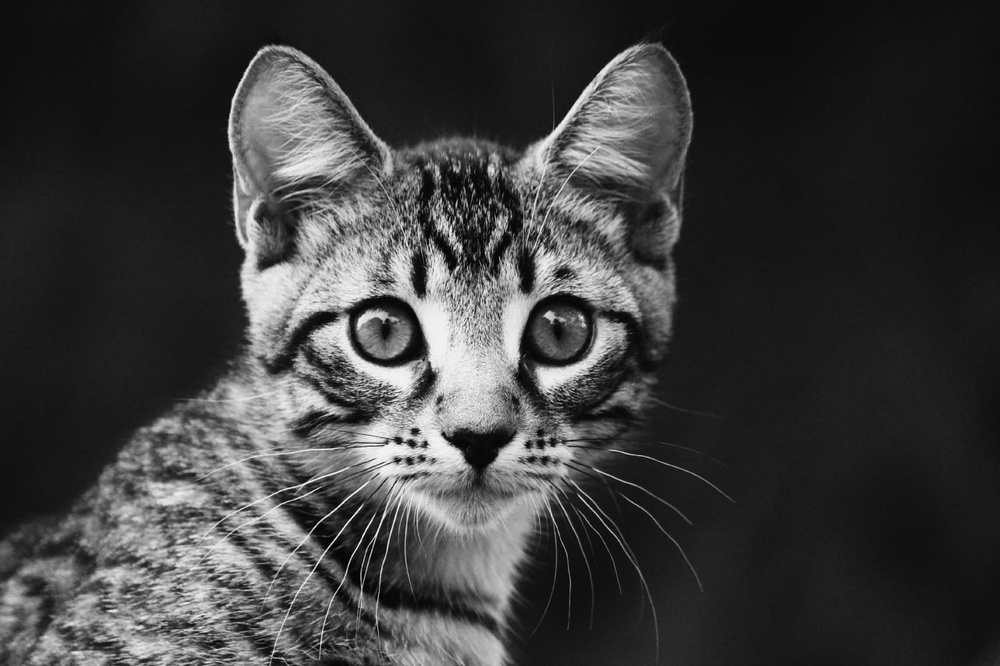
#> input picture lab2/imageKitty.jpg, 1000 x 666 px, shrunk from 1280 x 853 before the run
$ python lab2task2part2.py
#> lines starting #> are read from the running program, lines starting #| are printed output that depends on the picture
import cv2
import numpy as np
import matplotlib.pyplot as plt

# Функция для создания идеального высокочастотного фильтра
def ideal_highpass_filter(shape, cutoff):
    rows, cols = shape
    center_row, center_col = rows // 2, cols // 2
    mask = np.ones((rows, cols), np.uint8)

    for i in range(rows):
        for j in range(cols):
            distance = np.sqrt((i - center_row) ** 2 + (j - center_col) ** 2)
            if distance <= cutoff:
                mask[i, j] = 0  # Низкие частоты обрезаются
    return mask

# Функция для применения идеального высокочастотного фильтра
def apply_ideal_highpass_filter(image, cutoff):
    # Преобразование изображения в частотную область
    dft = cv2.dft(np.float32(image), flags=cv2.DFT_COMPLEX_OUTPUT)
    dft_shifted = np.fft.fftshift(dft)

    # Создание маски для высокочастотной фильтрации
    mask = ideal_highpass_filter(image.shape, cutoff)

    # Применение фильтра
    filtered_dft_shifted = dft_shifted * mask[:, :, np.newaxis]

    # Обратное преобразование в пространственную область
    dft_inv_shifted = np.fft.ifftshift(filtered_dft_shifted)
    image_back = cv2.idft(dft_inv_shifted)
    image_back = cv2.magnitude(image_back[:, :, 0], image_back[:, :, 1])

    return image_back

# Загрузка изображения в оттенках серого
image = cv2.imread('imageKitty.jpg', cv2.IMREAD_GRAYSCALE)
#> image is the input picture: shape (666, 1000); min 0, max 255, mean 60.7

# Применение идеального высокочастотного фильтра
cutoff = 50  # Пороговое значение для фильтрации
ideal_filtered_image = apply_ideal_highpass_filter(image, cutoff)
#> in apply_ideal_highpass_filter, `image_back = cv2.magnitude(image_back[:, :, 0], image_back[:, :, 1])`:
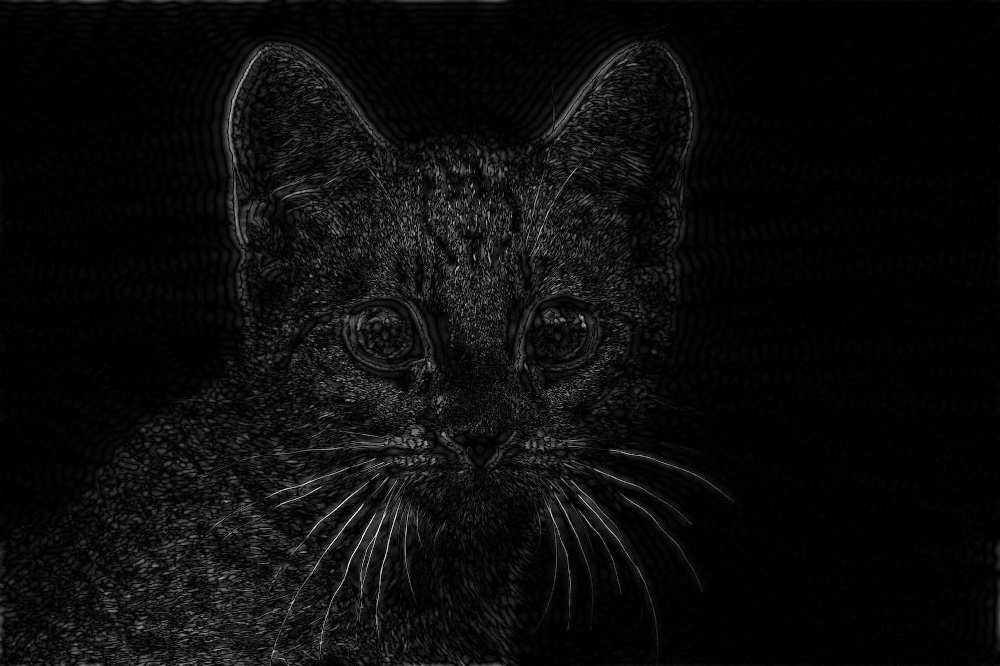
#> image_back: shape (666, 1000) float32; min 5.23, max 133057992, mean 6247421.5; drawn with min black and max white

# Отображение оригинального и фильтрованного изображения
plt.figure(figsize=(10, 5))

plt.subplot(1, 2, 1)
plt.imshow(image, cmap='gray')
plt.title('Original Image')

plt.subplot(1, 2, 2)
plt.imshow(ideal_filtered_image, cmap='gray')
plt.title(f'Ideal Highpass Filter (cutoff={cutoff})')

plt.show()
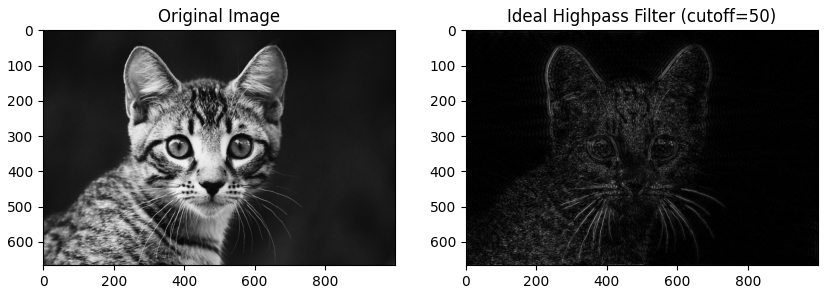
#> figure drawn by matplotlib, 2 panels
